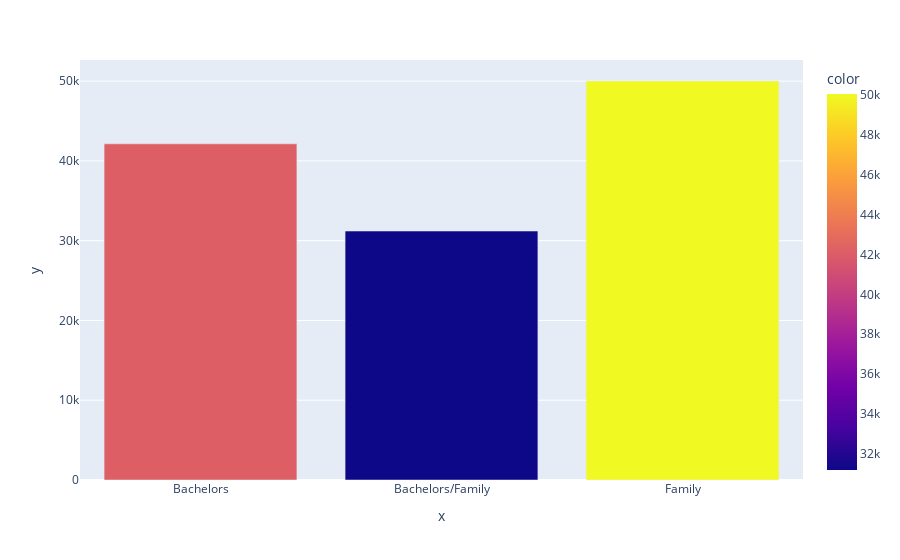

Notebook cell for this chart:
### Code cell
C= df.groupby('Tenant Preferred')['Rent'].mean().index.tolist()
avg_rent_city = df.groupby('Tenant Preferred')['Rent'].mean().values.tolist()
px.bar(x=C,y=avg_rent_city,color=avg_rent_city)

### Figure 1 — Plotly figure (JSON) as saved in the notebook; plotly's stock layout.template omitted (floating-point values rounded to 4 significant figures)
{"data": [{"alignmentgroup": "True", "hovertemplate": "x=%{x}<br>y=%{y}<br>color=%{marker.color}<extra></extra>", "legendgroup": "", "marker": {"color": [42140.0, 31210.0, 50020.0], "coloraxis": "coloraxis", "pattern": {"shape": ""}}, "name": "", "offsetgroup": "", "orientation": "v", "showlegend": false, "textposition": "auto", "type": "bar", "x": ["Bachelors", "Bachelors/Family", "Family"], "xaxis": "x", "y": [42140.0, 31210.0, 50020.0], "yaxis": "y"}], "layout": {"barmode": "relative", "coloraxis": {"colorbar": {"title": {"text": "color"}}, "colorscale": [[0, "#0d0887"], [0.1111, "#46039f"], [0.2222, "#7201a8"], [0.3333, "#9c179e"], [0.4444, "#bd3786"], [0.5556, "#d8576b"], [0.6667, "#ed7953"], [0.7778, "#fb9f3a"], [0.8889, "#fdca26"], [1, "#f0f921"]]}, "legend": {"tracegroupgap": 0}, "margin": {"t": 60}, "xaxis": {"anchor": "y", "domain": [0, 1], "title": {"text": "x"}}, "yaxis": {"anchor": "x", "domain": [0, 1], "title": {"text": "y"}}}}
